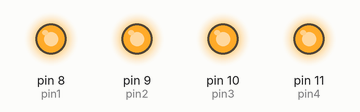
The sketch below on a simulated Arduino Uno, built with avr-gcc and run on an emulated ATmega328P. Parts: output pins drawn as LEDs (lit = HIGH).

Above: at 0.2 s.
At 1.7 s:
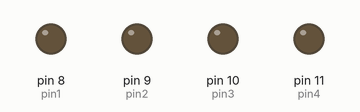
Timing chart, 0 to 3.0 s (numbered marks = the images above):
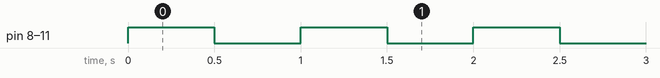

Measured:
- by itself, pin 8 (pin1), pin 9 (pin2), pin 10 (pin3), pin 11 (pin4): alternates HIGH for 0.50 s and LOW for 0.50 s

The sketch:

blink4.ino
```cpp
/*
blink, but with 4 LED's

public domain CC0
Lafe Spietz 2021

open arduino class

*/


//arduino pins mapped to arbitrary pin numbers
int pin1 = 8;
int pin2 = 9;
int pin3 = 10;
int pin4 = 11;


void setup() {


  //set all pins to output, then set them all low
  pinMode(pin1, OUTPUT);
  pinMode(pin2, OUTPUT);
  pinMode(pin3, OUTPUT);
  pinMode(pin4, OUTPUT);
  digitalWrite(pin1,LOW);
  digitalWrite(pin2,LOW);
  digitalWrite(pin3,LOW);
  digitalWrite(pin4,LOW);

}

void loop() {

    digitalWrite(pin1,HIGH);
    digitalWrite(pin2,HIGH);
    digitalWrite(pin3,HIGH);
    digitalWrite(pin4,HIGH);
    delay(500);
    digitalWrite(pin1,LOW);
    digitalWrite(pin2,LOW);
    digitalWrite(pin3,LOW);
    digitalWrite(pin4,LOW);
    delay(500);

}
```
